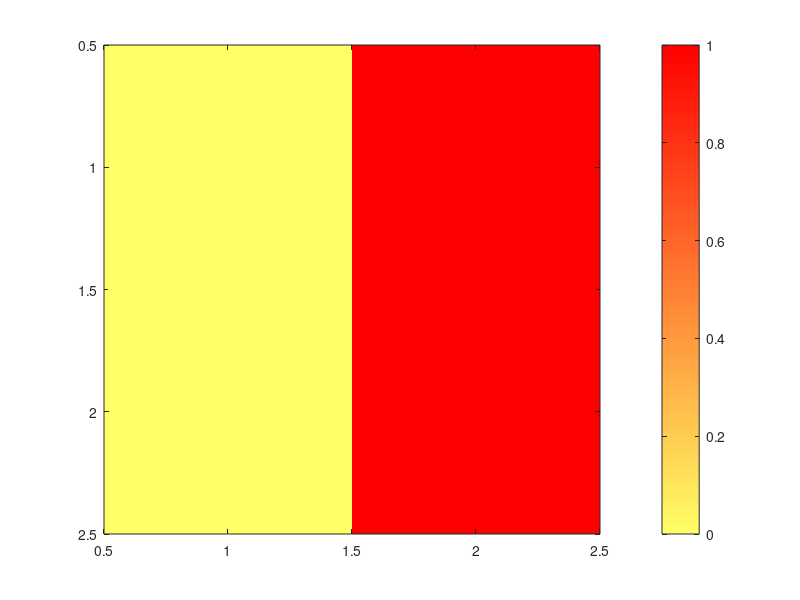

This chart was generated by the following MATLAB code: (Note: this script raises an error after producing the figure.)
% listPminusNeg = subtractLists(listNAOPositive, listNAONegative);
% listPminusNeu = subtractLists(listNAOPositive, listNAONegative);
% listNeuminusNeg = subtractLists(listNAOPositive, listNAONegative);
% 
% function result = subtractLists(list1, list2)
%     % Combining both lists to ensure we capture all unique coordinates
%     combined_coords = [list1(:, 1:2); list2(:, 1:2)];
%     [unique_coords, ~, ic] = unique(combined_coords, 'rows', 'stable');
% 
%     % Initialize result array
%     result = [unique_coords, zeros(size(unique_coords, 1), 1)];
% 
%     for i = 1:size(unique_coords, 1)
%         % Extracting wind speeds for the current coordinates from both lists
%         ind1 = ismember(list1(:, 1:2), unique_coords(i, :), 'rows');
%         ind2 = ismember(list2(:, 1:2), unique_coords(i, :), 'rows');
% 
%         ws1 = 0;
%         ws2 = 0;
% 
%         if any(ind1)
%             ws1 = list1(ind1, 3);
%         end
% 
%         if any(ind2)
%             ws2 = list2(ind2, 3);
%         end
% 
%         % Subtracting wind speeds
%         result(i, 3) = ws1 - ws2;
%     end
% end




% Create a new figure
figure;

% Generate a colormap that smoothly transitions between the two colors
numColors = 256; % Number of steps in the gradient
colorStart = [255, 255, 102] / 255;
colorEnd = [255, 0, 0] / 255;

R = linspace(colorStart(1), colorEnd(1), numColors)';
G = linspace(colorStart(2), colorEnd(2), numColors)';
B = linspace(colorStart(3), colorEnd(3), numColors)';

customColormap = [R, G, B];
colormap(customColormap);

% Create a dummy plot (this is needed to then display a colorbar)
imagesc([0 1; 0 1]);

% Display the colorbar
c = colorbar;
c.Label.String = 'Giga Joules (GJ)';
caxis([0 10000000]); % Set the limits for the colorbar

% Hide the dummy plot
axis off;

% Save the colorbar as an image
saveas(gcf, 'colorbar_gradient.png');

